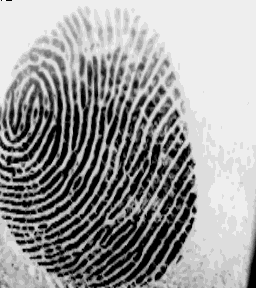
#> input picture 1.png, 256 x 288 px
$ jupyter execute 'Morpho­logical Transf­orm­ations.ipynb'
#> lines starting #> are read from the running program, lines starting #| are printed output that depends on the picture
[cell 1]
import cv2 as cv
import numpy as np
import matplotlib.pyplot as plt

[cell 2]
img = cv.imread('1.png',0)
#> img is the input picture: shape (288, 256); min 0, max 255, mean 154.5
kernel = np.ones((5,5),np.uint8)
erosion = cv.erode(img,kernel,iterations = 1)
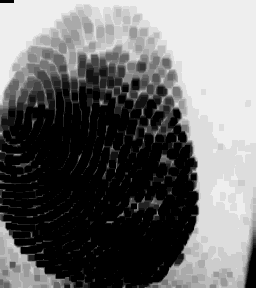
#> erosion: shape (288, 256); min 0, max 238, mean 108.4

[cell 3]
plt.imshow(erosion)

[cell 4]
dilation = cv.dilate(img,kernel,iterations = 1)
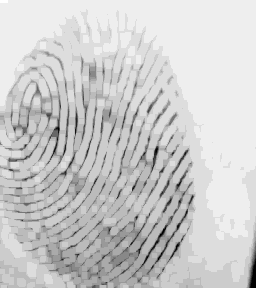
#> dilation: shape (288, 256); min 0, max 255, mean 203.8

[cell 5]
plt.imshow(dilation)

[cell 6]
opening = cv.morphologyEx(img, cv.MORPH_OPEN, kernel)
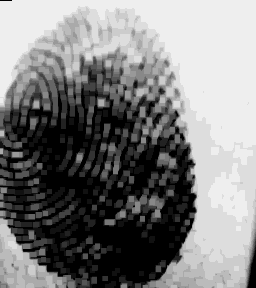
#> opening: shape (288, 256); min 0, max 238, mean 127.5

[cell 7]
plt.imshow(opening)

[cell 8]
closing = cv.morphologyEx(img, cv.MORPH_CLOSE, kernel)
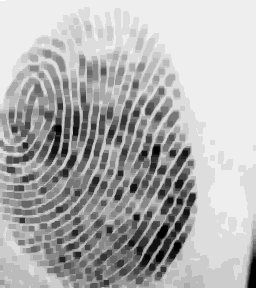
#> closing: shape (288, 256); min 0, max 255, mean 176.7

[cell 9]
plt.imshow(closing)

[cell 10]
gradient = cv.morphologyEx(img, cv.MORPH_GRADIENT, kernel)
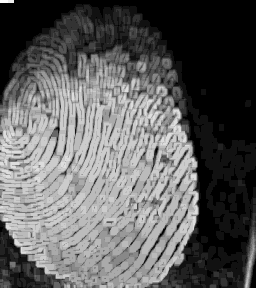
#> gradient: shape (288, 256); min 0, max 255, mean 95.4

[cell 11]
plt.imshow(gradient)

[cell 12]
tophat = cv.morphologyEx(img, cv.MORPH_TOPHAT, kernel)
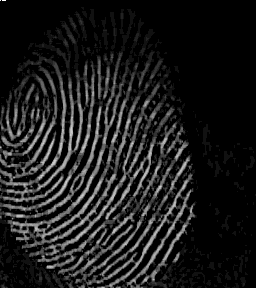
#> tophat: shape (288, 256); min 0, max 255, mean 27
tophat = cv.bitwise_not(tophat)
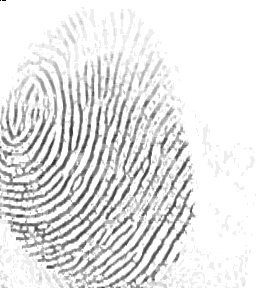
#> tophat: shape (288, 256); min 0, max 255, mean 228

[cell 13]
plt.imshow(tophat, cmap='gray')

[cell 14]
blackhat = cv.morphologyEx(img, cv.MORPH_BLACKHAT, kernel)
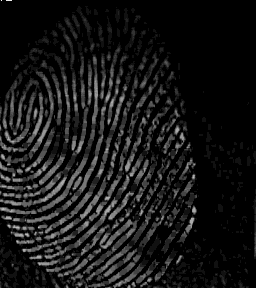
#> blackhat: shape (288, 256); min 0, max 255, mean 22.2

$ run again, with 2.png copied over 1.png
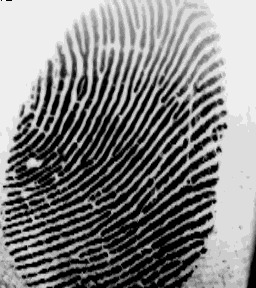
#> input picture 2.png, 256 x 288 px
#> img is the input picture: shape (288, 256); min 0, max 255, mean 129.9
#> `tophat = cv.bitwise_not(tophat)`:
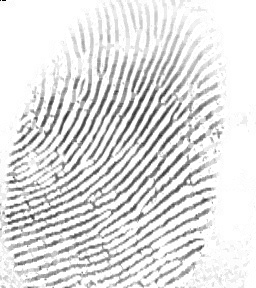
#> tophat: shape (288, 256); min 1, max 255, mean 224
#> `blackhat = cv.morphologyEx(img, cv.MORPH_BLACKHAT, kernel)`:
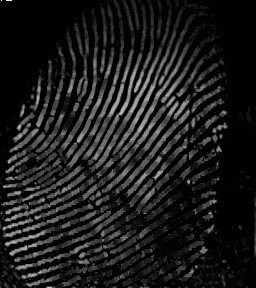
#> blackhat: shape (288, 256); min 0, max 254, mean 27.4

$ run again, with enhanced.png copied over 1.png
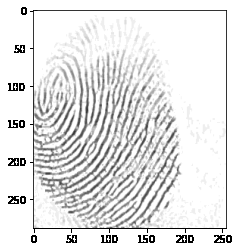
#> input picture enhanced.png, 239 x 252 px
#> img is the input picture: shape (252, 239); min 0, max 255, mean 229.2
#> `gradient = cv.morphologyEx(img, cv.MORPH_GRADIENT, kernel)`:
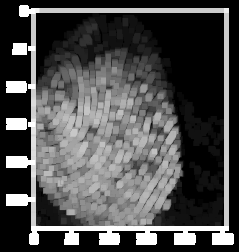
#> gradient: shape (252, 239); min 0, max 255, mean 76.7
#> `blackhat = cv.morphologyEx(img, cv.MORPH_BLACKHAT, kernel)`:
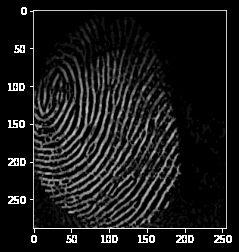
#> blackhat: shape (252, 239); min 0, max 255, mean 25.2
